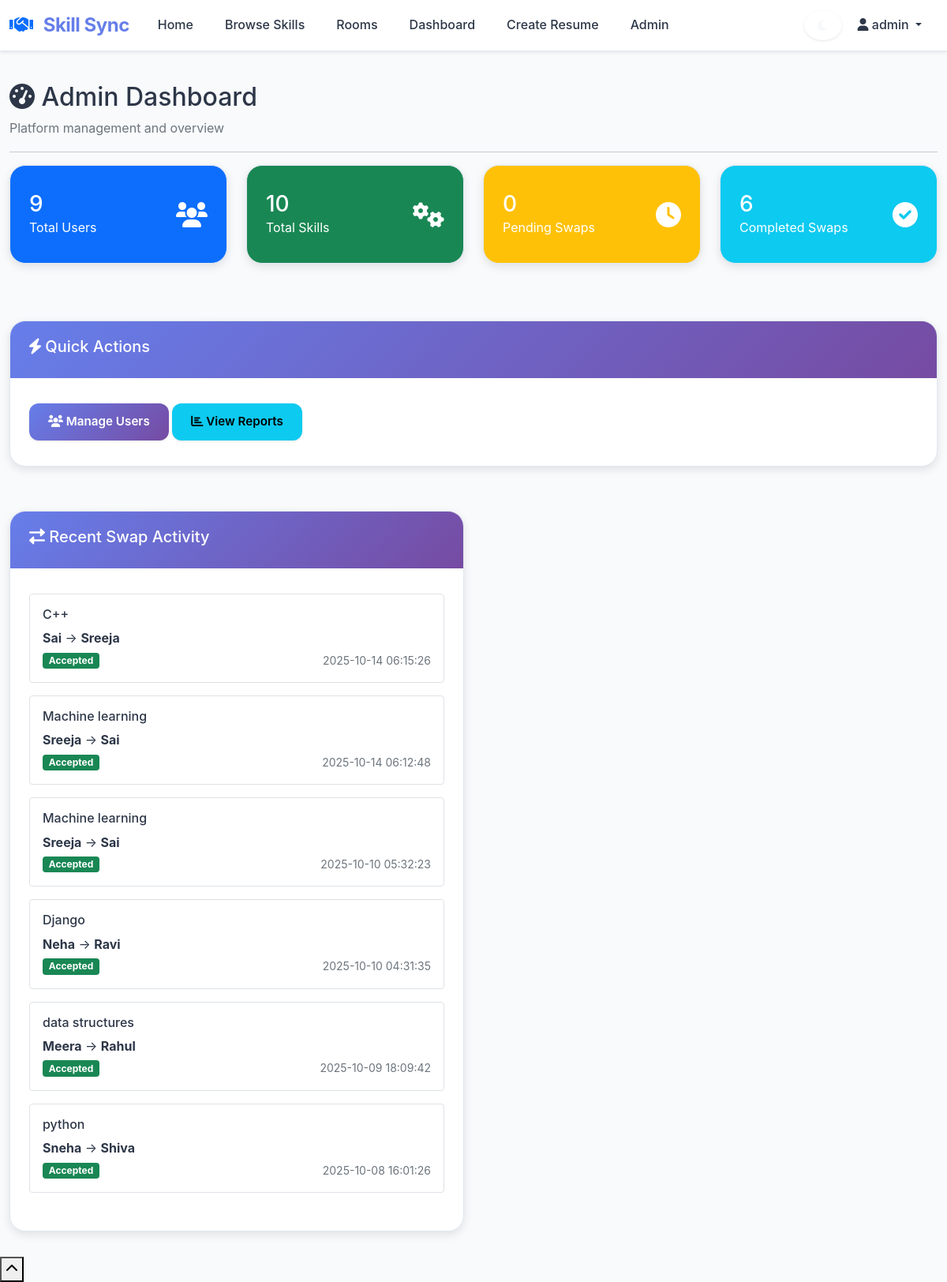
The page /admin (signed in) on the database its author committed.
### tables this page shows
CREATE TABLE swap_requests (
            id INTEGER PRIMARY KEY AUTOINCREMENT,
            requester_id INTEGER,
            provider_id INTEGER,
            offered_skill_id INTEGER,
            wanted_skill TEXT,
            message TEXT,
            status TEXT DEFAULT 'pending',
            created_at TIMESTAMP DEFAULT CURRENT_TIMESTAMP,
            updated_at TIMESTAMP DEFAULT CURRENT_TIMESTAMP,
            FOREIGN KEY (requester_id) REFERENCES users (id),
            FOREIGN KEY (provider_id) REFERENCES users (id),
            FOREIGN KEY (offered_skill_id) REFERENCES skills_offered (id)
        );

CREATE TABLE skills_offered (
            id INTEGER PRIMARY KEY AUTOINCREMENT,
            user_id INTEGER,
            skill_name TEXT NOT NULL,
            description TEXT,
            is_approved INTEGER DEFAULT 1,
            created_at TIMESTAMP DEFAULT CURRENT_TIMESTAMP,
            FOREIGN KEY (user_id) REFERENCES users (id)
        );

CREATE TABLE users (
            id INTEGER PRIMARY KEY AUTOINCREMENT,
            username TEXT UNIQUE NOT NULL,
            email TEXT UNIQUE NOT NULL,
            password_hash TEXT NOT NULL,
            name TEXT NOT NULL,
            location TEXT,
            profile_photo TEXT,
            is_public INTEGER DEFAULT 1,
            availability TEXT,
            is_admin INTEGER DEFAULT 0,
            is_banned INTEGER DEFAULT 0,
            created_at TIMESTAMP DEFAULT CURRENT_TIMESTAMP
        );

### app.py (the view)
@app.route('/admin')
def admin_dashboard():
    if 'user_id' not in session or not session.get('is_admin'):
        flash('Access denied!')
        return redirect(url_for('login'))
    conn = get_db_connection()
    stats = {
        'total_users': conn.execute('SELECT COUNT(*) as count FROM users WHERE is_admin = 0').fetchone()['count'],
        'total_skills': conn.execute('SELECT COUNT(*) as count FROM skills_offered').fetchone()['count'],
        'pending_swaps': conn.execute('SELECT COUNT(*) as count FROM swap_requests WHERE status = "pending"').fetchone()['count'],
        'completed_swaps': conn.execute('SELECT COUNT(*) as count FROM swap_requests WHERE status = "accepted"').fetchone()['count']
    }
    unapproved_skills = conn.execute('''
        SELECT so.*, u.name, u.username
        FROM skills_offered so
        JOIN users u ON so.user_id = u.id
        WHERE so.is_approved = 0
        ORDER BY so.created_at DESC
    ''').fetchall()
    recent_swaps = conn.execute('''
        SELECT sr.*, u1.name as requester_name, u2.name as provider_name, so.skill_name
        FROM swap_requests sr
        JOIN users u1 ON sr.requester_id = u1.id
        JOIN users u2 ON sr.provider_id = u2.id
        JOIN skills_offered so ON sr.offered_skill_id = so.id
        ORDER BY sr.created_at DESC
        LIMIT 10
    ''').fetchall()
    conn.close()
    return render_template('admin_dashboard.html', stats=stats,
                         unapproved_skills=unapproved_skills, recent_swaps=recent_swaps)

### app.py (called while the page is built)
def get_db_connection():
    conn = sqlite3.connect('skillswap.db')
    conn.row_factory = sqlite3.Row
    return conn

### templates/admin_dashboard.html (shortened to what this page needs)
{% extends "base.html" %}
{% block content %}
<div class="row">
    <div class="col-md-12">
        <h2><i class="fas fa-tachometer-alt"></i> Admin Dashboard</h2>
        <p class="text-muted">Platform management and overview</p>
        <hr>
    </div>
</div>
<div class="row mb-4">
    <div class="col-lg-3 col-md-6 mb-3">
        <div class="card bg-primary text-white">
            <div class="card-body">
                <div class="d-flex justify-content-between align-items-center">
                    <div>
                        <h3 class="mb-0">{{ stats.total_users }}</h3>
                        <p class="mb-0">Total Users</p>
                    </div>
                    <i class="fas fa-users fa-2x"></i>
                </div>
            </div>
        </div>
    </div>
    <div class="col-lg-3 col-md-6 mb-3">
        <div class="card bg-success text-white">
            <div class="card-body">
                <div class="d-flex justify-content-between align-items-center">
                    <div>
                        <h3 class="mb-0">{{ stats.total_skills }}</h3>
                        <p class="mb-0">Total Skills</p>
                    </div>
                    <i class="fas fa-cogs fa-2x"></i>
                </div>
            </div>
        </div>
    </div>
    <div class="col-lg-3 col-md-6 mb-3">
        <div class="card bg-warning text-white">
            <div class="card-body">
                <div class="d-flex justify-content-between align-items-center">
                    <div>
                        <h3 class="mb-0">{{ stats.pending_swaps }}</h3>
                        <p class="mb-0">Pending Swaps</p>
                    </div>
                    <i class="fas fa-clock fa-2x"></i>
                </div>
            </div>
        </div>
    </div>
    <div class="col-lg-3 col-md-6 mb-3">
        <div class="card bg-info text-white">
            <div class="card-body">
                <div class="d-flex justify-content-between align-items-center">
                    <div>
                        <h3 class="mb-0">{{ stats.completed_swaps }}</h3>
                        <p class="mb-0">Completed Swaps</p>
                    </div>
                    <i class="fas fa-check-circle fa-2x"></i>
                </div>
            </div>
        </div>
    </div>
</div>
<div class="row mb-4">
    <div class="col-md-12">
        <div class="card">
            <div class="card-header">
                <h5><i class="fas fa-bolt"></i> Quick Actions</h5>
            </div>
            <div class="card-body">
                <div class="d-grid gap-2 d-md-block">
                    <a href="{{ url_for('admin_users') }}" class="btn btn-primary">
                        <i class="fas fa-users"></i> Manage Users
                    </a>
                    <a href="{{ url_for('admin_reports') }}" class="btn btn-info">
                        <i class="fas fa-chart-bar"></i> View Reports
                    </a>
                </div>
            </div>
        </div>
    </div>
</div>
<div class="row">
    <div class="col-lg-6">
        <div class="card">
            <div class="card-header">
                <h5><i class="fas fa-exchange-alt"></i> Recent Swap Activity</h5>
            </div>
            <div class="card-body">
                {% if recent_swaps %}
                    {% for swap in recent_swaps %}
                        <div class="swap-item mb-3 p-3 border rounded">
                            <h6>{{ swap.skill_name }}</h6>
                            <p class="mb-1">
                                <strong>{{ swap.requester_name }}</strong> → <strong>{{ swap.provider_name }}</strong>
                            </p>
                            <div class="d-flex justify-content-between align-items-center">
                                <span class="badge bg-{{ 'warning' if swap.status == 'pending' else 'success' if swap.status == 'accepted' else 'danger' }}">
                                    {{ swap.status.title() }}
                                </span>
                                <small class="text-muted">{{ swap.created_at }}</small>
                            </div>
                        </div>
                    {% endfor %}
                {% else %}
                    <p class="text-muted">No recent swap activity.</p>
                {% endif %}
            </div>
        </div>
    </div>
</div>
{% endblock %}

### static/css/style.css (style rules this page uses)
:root { --primary: #667eea; --primary-dark: #5a67d8; --primary-light: #a5b4fc; --secondary: #764ba2; --accent: #ffd89b; --success: #10b981; --danger: #ef4444; --warning: #f59e0b; --bg-light: #f8fafc; --bg-white: #ffffff; --bg-dark: #1a1a2e; --text-main: #2d3748; --text-muted: #718096; --text-light: #a0aec0; --border-light: #e2e8f0; --shadow-sm: 0 1px 3px rgba(0, 0, 0, 0.1); --shadow-md: 0 4px 12px rgba(0, 0, 0, 0.1); --shadow-lg: 0 10px 25px rgba(0, 0, 0, 0.15); --radius-sm: 8px; --radius-md: 12px; --radius-lg: 20px; }
body { font-family: 'Inter', 'Segoe UI', -apple-system, BlinkMacSystemFont, sans-serif; background: var(--bg-light); color: var(--text-main); min-height: 100vh; padding-top: 80px; font-size: 1rem; line-height: 1.6; -webkit-font-smoothing: antialiased; -moz-osx-font-smoothing: grayscale; }
.card { border: 1px solid var(--border-light); border-radius: var(--radius-lg); box-shadow: var(--shadow-md); background: var(--bg-white); margin-bottom: 2rem; transition: all 0.3s ease; overflow: hidden; }
.card-header { background: linear-gradient(135deg, var(--primary) 0%, var(--secondary) 100%); color: white; font-weight: 600; border-bottom: none; border-radius: var(--radius-lg) var(--radius-lg) 0 0; font-size: 1.1rem; padding: 1.25rem 1.5rem; }
.card-body { padding: 2rem 1.5rem; }
.btn { border-radius: var(--radius-md); font-weight: 600; padding: 0.75rem 1.5rem; font-size: 0.95rem; transition: all 0.3s ease; box-shadow: var(--shadow-sm); border: none; position: relative; overflow: hidden; }
.btn::before { content: ''; position: absolute; top: 0; left: -100%; width: 100%; height: 100%; background: linear-gradient(90deg, transparent, rgba(255, 255, 255, 0.2), transparent); transition: left 0.5s; }
.btn-primary { background: linear-gradient(135deg, var(--primary) 0%, var(--secondary) 100%); color: white; }

### rows shown on the page
swap_requests: skill_name "C++", requester_name "Sai", provider_name "Sreeja", status "Accepted", created_at "2025-10-14 06:15:26"
swap_requests: skill_name "Machine learning", requester_name "Sreeja", provider_name "Sai", status "Accepted", created_at "2025-10-14 06:12:48"
swap_requests: skill_name "Machine learning", requester_name "Sreeja", provider_name "Sai", status "Accepted", created_at "2025-10-10 05:32:23"
swap_requests: skill_name "Django", requester_name "Neha", provider_name "Ravi", status "Accepted", created_at "2025-10-10 04:31:35"
swap_requests: skill_name "data structures", requester_name "Meera", provider_name "Rahul", status "Accepted", created_at "2025-10-09 18:09:42"
swap_requests: skill_name "python", requester_name "Sneha", provider_name "Shiva", status "Accepted", created_at "2025-10-08 16:01:26"

### other values the page prints
{{ session.username }} "admin"
{{ stats.total_users }} "9"
{{ stats.total_skills }} "10"
{{ stats.pending_swaps }} "0"
{{ stats.completed_swaps }} "6"
